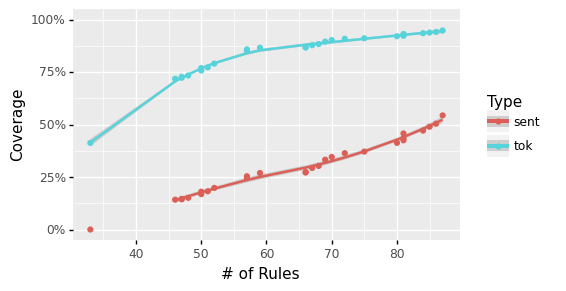

Here is the Python script that generated this plot:
import csv
from plotnine import *
import pandas as pd
from mizani.formatters import percent_format

cols = ['# of Rules', 'Coverage', 'Type']
data = []
with open('CGEL.csv', 'r') as fin:
    reader = csv.reader(fin)
    d = list(reader)
    # cols = d[0]
    for i in d[1:]:
        i[1] = int(i[1])
        i[2] = int(i[2]) / 12543
        i[3] = int(i[3]) / 207234
        data.append([i[1], i[2], 'sent'])
        data.append([i[1], i[3], 'tok'])

df = pd.DataFrame(data, columns=cols)

g = ggplot(df, aes(x='# of Rules', y='Coverage', color='Type')) + \
    geom_smooth() + geom_point()
g += scale_y_continuous(labels=percent_format(), limits=[0, 1])
g.save('graph.png', width=5, height=3)